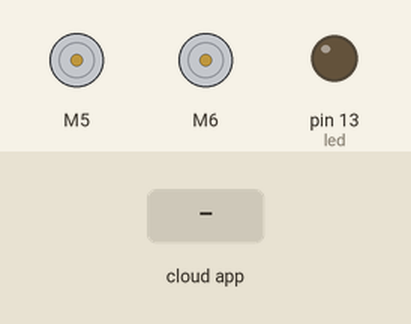
The sketch below on a simulated Arduino Mega 2560, built with avr-gcc and run on an emulated ATmega2560. Parts: 2 × DC motor (green arrow = forward, orange = backward, longer = faster), output pins drawn as LEDs (lit = HIGH). The test bench sets the inputs (shaded band). The ROS host is connected and sends only what is stated.

Above: at 1.2 s.
1.3 s: the phone or cloud app sets toggle_led to 0
At 1.9 s:
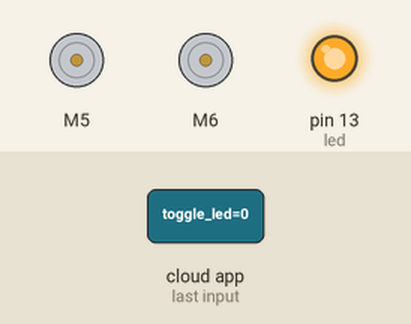
2.8 s: the phone or cloud app sets linear.x to -100
At 3.4 s:
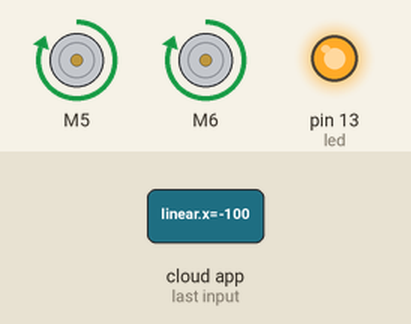
4.3 s: the phone or cloud app sets angular.z to -100
At 5.5 s:
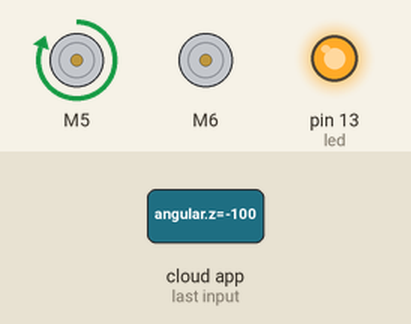
5.8 s: the phone or cloud app sets toggle_led to 1
At 6.5 s:
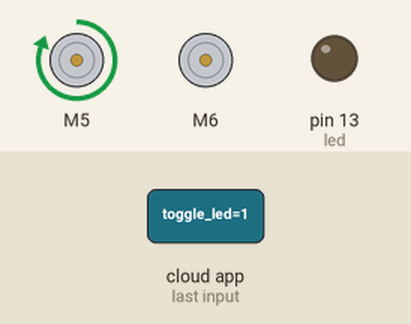
7.3 s: the phone or cloud app sets linear.x to 0
At 8.0 s:
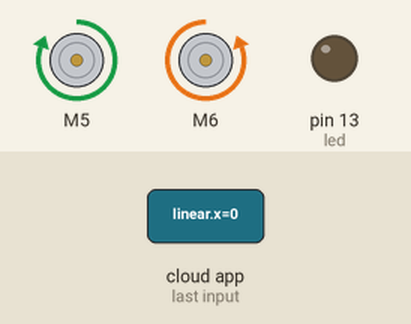
8.8 s: the phone or cloud app sets angular.z to 0
At 9.1 s:
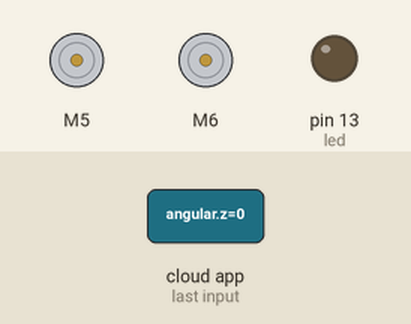
Timing chart, 0 to 11.3 s (numbered marks = the images above; inputs shaded):
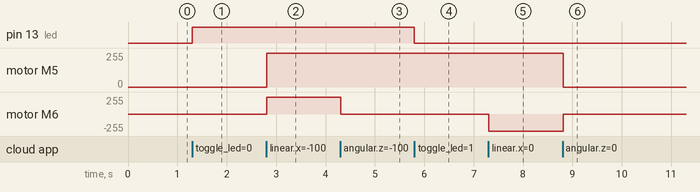

The sketch:

ROSController.ino
```cpp
#include <ros.h>
#include <Sabertooth.h>
#include <std_msgs/String.h>
#include <std_msgs/Empty.h>
#include <geometry_msgs/Twist.h>

ros::NodeHandle nh;

Sabertooth ST(130, Serial1);

void messageCb( const std_msgs::Empty& toggle_msg) {
  digitalWrite(13, HIGH-digitalRead(13));   // blink the led
}

void drive_cb(const geometry_msgs::Twist& drive_cmd) {
  int leftPower = 127 * (-drive_cmd.linear.x + drive_cmd.angular.z);
  int rightPower = 127 * (-drive_cmd.linear.x - drive_cmd.angular.z);
  ST.motor(1, rightPower);
  ST.motor(2, leftPower);
}

ros::Subscriber<std_msgs::Empty> sub("toggle_led", messageCb );

ros::Subscriber<geometry_msgs::Twist> drive_sub("cmd_vel", drive_cb);

std_msgs::String str_msg;
ros::Publisher chatter("chatter", &str_msg);

char hello[13] = "hello world!";

void setup()
{
  Serial1.begin(9600);
  pinMode(13, OUTPUT);
  nh.initNode();
  nh.advertise(chatter);
  nh.subscribe(sub);
  nh.subscribe(drive_sub);
}

void loop()
{
  str_msg.data = hello;
  chatter.publish( &str_msg );
  nh.spinOnce();
  delay(1);
}
```

Measured:
- after the input at 1.3 s, pin 13 (led): LOW → HIGH at once
- after the input at 2.8 s, motor M5, motor M6: stopped → forward 255/255 at once
- after the input at 4.3 s, motor M6: forward 255/255 → stopped at once
- after the input at 5.8 s, pin 13 (led): HIGH → LOW at once
- after the input at 7.3 s, motor M6: stopped → backward 255/255 at once
- after the input at 8.8 s, motor M5: forward 255/255 → stopped at once; motor M6: backward 255/255 → stopped at once
